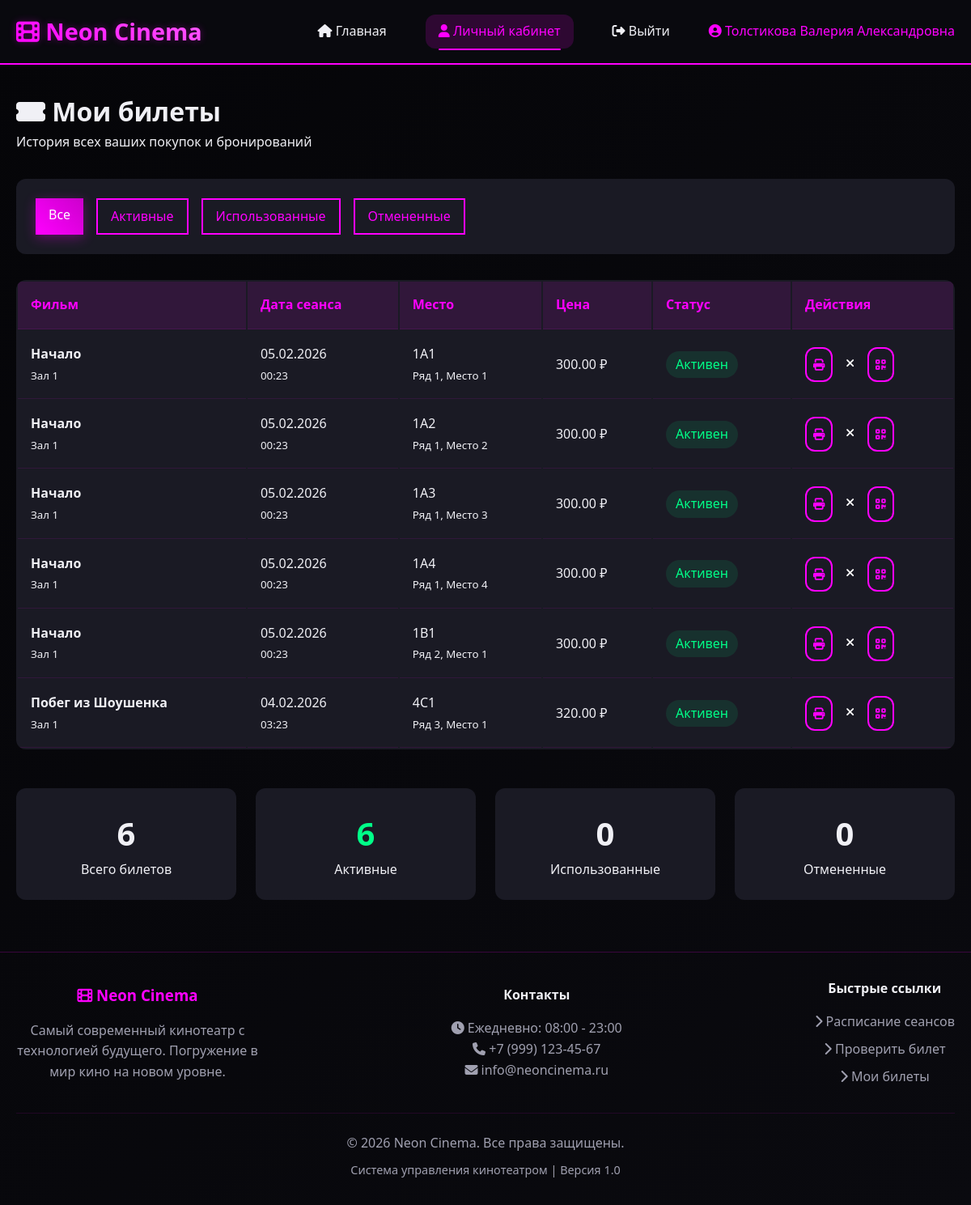
The page /user/orders.php (signed in) on the database its author committed.
### tables this page shows
CREATE TABLE `tickets` (
  `id` int NOT NULL,
  `ticket_number` varchar(20) NOT NULL,
  `user_id` int NOT NULL,
  `session_id` int NOT NULL,
  `seat_id` int NOT NULL,
  `price` decimal(8,2) NOT NULL,
  `ticket_status` enum('active','cancelled','expired','used') DEFAULT 'active',
  `purchase_time` timestamp NULL DEFAULT CURRENT_TIMESTAMP,
  `qr_code_path` varchar(500) DEFAULT NULL
);

CREATE TABLE `movies` (
  `id` int NOT NULL,
  `title` varchar(200) NOT NULL,
  `description` text,
  `duration_minutes` int NOT NULL,
  `poster_url` varchar(500) DEFAULT NULL,
  `release_year` int DEFAULT NULL,
  `director` varchar(100) DEFAULT NULL,
  `created_at` timestamp NULL DEFAULT CURRENT_TIMESTAMP
);

CREATE TABLE `sessions` (
  `id` int NOT NULL,
  `movie_id` int NOT NULL,
  `start_time` datetime NOT NULL,
  `hall_number` int DEFAULT '1',
  `base_price` decimal(8,2) NOT NULL
);

CREATE TABLE `seats` (
  `id` int NOT NULL,
  `session_id` int NOT NULL,
  `seat_number` varchar(10) NOT NULL,
  `section` int NOT NULL,
  `seat_row` int NOT NULL,
  `seat_col` int NOT NULL,
  `seat_status` enum('available','booked','sold') DEFAULT 'available',
  `user_id` int DEFAULT NULL,
  `booked_until` datetime DEFAULT NULL
);

### user/orders.php (the view, shortened to what this page needs)
<?php
$db = new Database();
$conn = $db->getConnection();
$query = "SELECT t.*, m.title, m.duration_minutes, s.start_time, s.hall_number,
                 st.seat_number, st.section, st.seat_row, st.seat_col
          FROM tickets t
          JOIN sessions s ON t.session_id = s.id
          JOIN movies m ON s.movie_id = m.id
          JOIN seats st ON t.seat_id = st.id
          WHERE t.user_id = :user_id
          ORDER BY t.purchase_time DESC";
$stmt = $conn->prepare($query);
$stmt->execute(['user_id' => $_SESSION['user_id']]);
$orders = $stmt->fetchAll(PDO::FETCH_ASSOC);
$filter = $_GET['filter'] ?? 'all';
?>
<!DOCTYPE html>
<html lang="ru">
<head>
    <link rel="stylesheet" href="../css/style.css">
    <link rel="stylesheet" href="https://cdnjs.cloudflare.com/ajax/libs/font-awesome/6.4.0/css/all.min.css">
</head>
<body>
    <?php include '../includes/header.php'; ?>
    <div class="container">
        <div style="margin: 2rem 0;">
            <h1 class="gradient-text">
                <i class="fas fa-ticket-alt"></i> Мои билеты
            </h1>
            <p style="color: var(--text-muted);">История всех ваших покупок и бронирований</p>
        </div>
        <div style="background: var(--bg-card); padding: 1.5rem; border-radius: var(--border-radius); margin-bottom: 2rem;">
            <div style="display: flex; gap: 1rem; flex-wrap: wrap;">
                <a href="?filter=all"
                   class="<?php echo $filter === 'all' ? 'btn-primary' : 'btn-outline'; ?>"
                   style="padding: 0.5rem 1rem; text-decoration: none;">
                    Все
                </a>
                <a href="?filter=active"
                   class="<?php echo $filter === 'active' ? 'btn-primary' : 'btn-outline'; ?>"
                   style="padding: 0.5rem 1rem; text-decoration: none;">
                    Активные
                </a>
                <a href="?filter=used"
                   class="<?php echo $filter === 'used' ? 'btn-primary' : 'btn-outline'; ?>"
                   style="padding: 0.5rem 1rem; text-decoration: none;">
                    Использованные
                </a>
                <a href="?filter=cancelled"
                   class="<?php echo $filter === 'cancelled' ? 'btn-primary' : 'btn-outline'; ?>"
                   style="padding: 0.5rem 1rem; text-decoration: none;">
                    Отмененные
                </a>
            </div>
        </div>
        <div class="orders-table">
            <?php if (count($orders) > 0): ?>
                <table style="width: 100%;">
                    <thead>
                        <tr>
                            <th>Фильм</th>
                            <th>Дата сеанса</th>
                            <th>Место</th>
                            <th>Цена</th>
                            <th>Статус</th>
                            <th>Действия</th>
                        </tr>
                    </thead>
                    <tbody>
                        <?php foreach ($orders as $order): ?>
                            <tr>
                                <td style="padding: 1rem;">
                                    <strong><?php echo htmlspecialchars($order['title']); ?></strong><br>
                                    <small style="color: var(--text-muted);">
                                        Зал <?php echo $order['hall_number']; ?>
                                    </small>
                                </td>
                                <td style="padding: 1rem;">
                                    <?php echo date('d.m.Y', strtotime($order['start_time'])); ?><br>
                                    <small style="color: var(--text-muted);">
                                        <?php echo date('H:i', strtotime($order['start_time'])); ?>
                                    </small>
                                </td>
                                <td style="padding: 1rem;">
                                    <?php echo $order['seat_number']; ?><br>
                                    <small style="color: var(--text-muted);">
                                        Ряд <?php echo $order['seat_row']; ?>, Место <?php echo $order['seat_col']; ?>
                                    </small>
                                </td>
                                <td style="padding: 1rem;">
                                    <?php echo $order['price']; ?> ₽
                                </td>
                                <td style="padding: 1rem;">
                                    <?php
                                    $status_badge_class = 'status-active';
                                    $status_text = 'Активен';
                                    ?>
                                    <span class="status-badge <?php echo $status_badge_class; ?>">
                                        <?php echo $status_text; ?>
                                    </span>
                                </td>
                                <td style="padding: 1rem;">
                                    <div style="display: flex; gap: 0.5rem;">
                                        <a href="javascript:void(0);"
                                           onclick="printTicket('<?php echo $order['ticket_number']; ?>')"
                                           class="btn btn-outline"
                                           style="padding: 0.5rem; font-size: 0.9rem;">
                                            <i class="fas fa-print"></i>
                                        </a>
                                        <?php if ($order['ticket_status'] === 'active'): ?>
                                            <a href="?cancel=<?php echo $order['id']; ?>"
                                               class="btn"
                                               style="padding: 0.5rem; font-size: 0.9rem; background: var(--error); color: white;"
                                               onclick="return confirm('Вы уверены, что хотите отменить билет?')">
                                                <i class="fas fa-times"></i>
                                            </a>
                                        <?php endif; ?>
                                        <a href="../api/check_ticket.php?ticket=<?php echo urlencode($order['ticket_number']); ?>"
                                           target="_blank"
                                           class="btn btn-outline"
                                           style="padding: 0.5rem; font-size: 0.9rem;">
                                            <i class="fas fa-qrcode"></i>
                                        </a>
                                    </div>
                                </td>
                            </tr>
                        <?php endforeach; ?>
                    </tbody>
                </table>
            <?php endif; ?>
        </div>
        <div style="display: grid; grid-template-columns: repeat(auto-fit, minmax(250px, 1fr)); gap: 1.5rem; margin-top: 3rem;">
            <?php
            $statsQuery = "SELECT
                          COUNT(*) as total,
                          COUNT(CASE WHEN ticket_status = 'active' THEN 1 END) as active,
                          COUNT(CASE WHEN ticket_status = 'used' THEN 1 END) as used,
                          COUNT(CASE WHEN ticket_status = 'cancelled' THEN 1 END) as cancelled
                          FROM tickets
                          WHERE user_id = :user_id";
            $statsStmt = $conn->prepare($statsQuery);
            $statsStmt->execute(['user_id' => $_SESSION['user_id']]);
            $stats = $statsStmt->fetch(PDO::FETCH_ASSOC);
            ?>
            <div style="background: var(--bg-card); padding: 1.5rem; border-radius: var(--border-radius); text-align: center;">
                <div style="font-size: 2.5rem; font-weight: bold; color: var(--neon-primary);">
                    <?php echo $stats['total'] ?? 0; ?>
                </div>
                <div style="color: var(--text-muted);">Всего билетов</div>
            </div>
            <div style="background: var(--bg-card); padding: 1.5rem; border-radius: var(--border-radius); text-align: center;">
                <div style="font-size: 2.5rem; font-weight: bold; color: var(--success);">
                    <?php echo $stats['active'] ?? 0; ?>
                </div>
                <div style="color: var(--text-muted);">Активные</div>
            </div>
            <div style="background: var(--bg-card); padding: 1.5rem; border-radius: var(--border-radius); text-align: center;">
                <div style="font-size: 2.5rem; font-weight: bold; color: var(--text-muted);">
                    <?php echo $stats['used'] ?? 0; ?>
                </div>
                <div style="color: var(--text-muted);">Использованные</div>
            </div>
            <div style="background: var(--bg-card); padding: 1.5rem; border-radius: var(--border-radius); text-align: center;">
                <div style="font-size: 2.5rem; font-weight: bold; color: var(--error);">
                    <?php echo $stats['cancelled'] ?? 0; ?>
                </div>
                <div style="color: var(--text-muted);">Отмененные</div>
            </div>
        </div>
    </div>
    <?php include '../includes/footer.php'; ?>
</body>
</html>

### css/style.css (style rules this page uses)
:root { --bg-dark: #0a0a0f; --bg-darker: #050508; --bg-card: #1a1a24; --neon-pink: #ff00ff; --neon-pink-light: #ff66ff; --neon-pink-dark: #cc00cc; --text-light: #f0f0f5; --text-gray: #a0a0b0; --success: #00ff88; --danger: #ff3366; --warning: #ffcc00; --border-radius: 12px; }
* { margin: 0; padding: 0; box-sizing: border-box; }
body { font-family: 'Segoe UI', Tahoma, Geneva, Verdana, sans-serif; background: linear-gradient(135deg, var(--bg-darker) 0%, var(--bg-dark) 100%); color: var(--text-light); min-height: 100vh; line-height: 1.6; }
.container { max-width: 1200px; margin: 0 auto; padding: 0 20px; }
.btn { display: inline-block; padding: 0.8rem 2rem; border-radius: var(--border-radius); text-decoration: none; font-weight: 600; transition: all 0.3s ease; border: none; cursor: pointer; font-size: 1rem; }
.btn-primary { background: linear-gradient(45deg, var(--neon-pink), var(--neon-pink-dark)); color: white; box-shadow: 0 4px 15px rgba(255, 0, 255, 0.3); }
.btn-outline { background: transparent; color: var(--neon-pink); border: 2px solid var(--neon-pink); }
.orders-table { width: 100%; background: var(--bg-card); border-radius: var(--border-radius); overflow: hidden; margin: 2rem 0; }
.orders-table th, .orders-table td { padding: 1rem; text-align: left; border-bottom: 1px solid rgba(255, 0, 255, 0.1); }
.orders-table th { background: rgba(255, 0, 255, 0.1); color: var(--neon-pink); font-weight: 600; }
.status-active { color: var(--success); background: rgba(0, 255, 136, 0.1); padding: 0.25rem 0.75rem; border-radius: 20px; display: inline-block; }

### rows shown on the page
tickets: movies.title "Начало", session.hall_number "1", session.start_time "05.02.2026", session.start_time "00:23", seat.seat_number "1A1", seat.seat_row "1", seat.seat_col "1", price "300.00", status_text "Активен"
tickets: movies.title "Начало", session.hall_number "1", session.start_time "05.02.2026", session.start_time "00:23", seat.seat_number "1A2", seat.seat_row "1", seat.seat_col "2", price "300.00", status_text "Активен"
tickets: movies.title "Начало", session.hall_number "1", session.start_time "05.02.2026", session.start_time "00:23", seat.seat_number "1A3", seat.seat_row "1", seat.seat_col "3", price "300.00", status_text "Активен"
tickets: movies.title "Начало", session.hall_number "1", session.start_time "05.02.2026", session.start_time "00:23", seat.seat_number "1A4", seat.seat_row "1", seat.seat_col "4", price "300.00", status_text "Активен"
tickets: movies.title "Начало", session.hall_number "1", session.start_time "05.02.2026", session.start_time "00:23", seat.seat_number "1B1", seat.seat_row "2", seat.seat_col "1", price "300.00", status_text "Активен"
tickets: movies.title "Побег из Шоушенка", session.hall_number "1", session.start_time "04.02.2026", session.start_time "03:23", seat.seat_number "4C1", seat.seat_row "3", seat.seat_col "1", price "320.00", status_text "Активен"

### other values the page prints
$_SESSION['user_name'] "Толстикова Валерия Александровна"
$stats['total'] "6"
$stats['active'] "6"
$stats['used'] "0"
$stats['cancelled'] "0"
